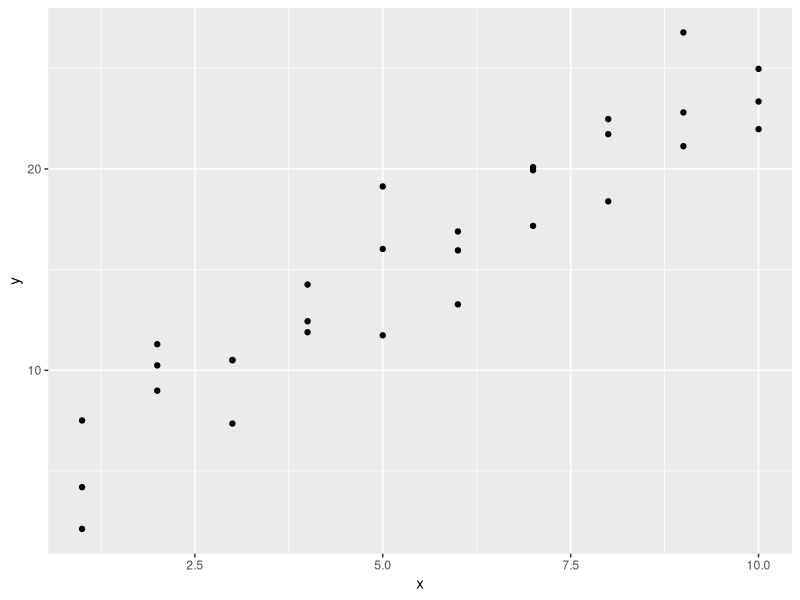
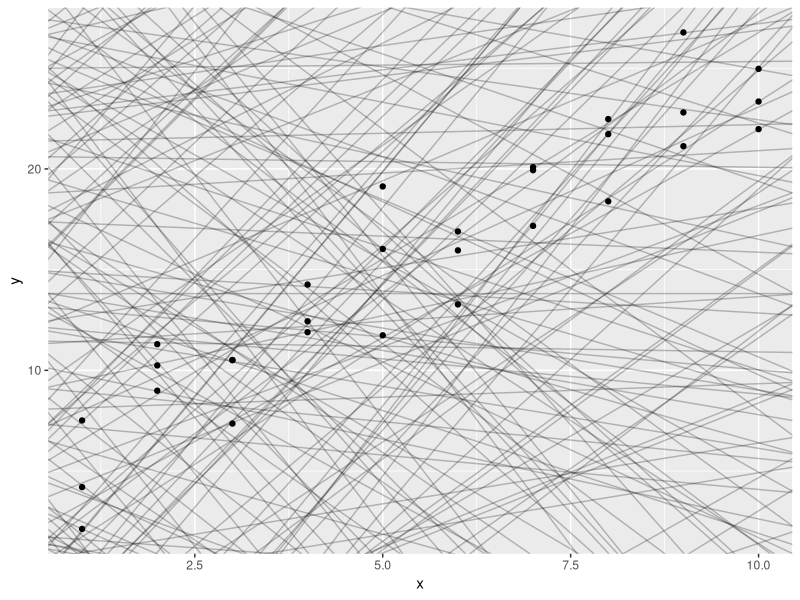
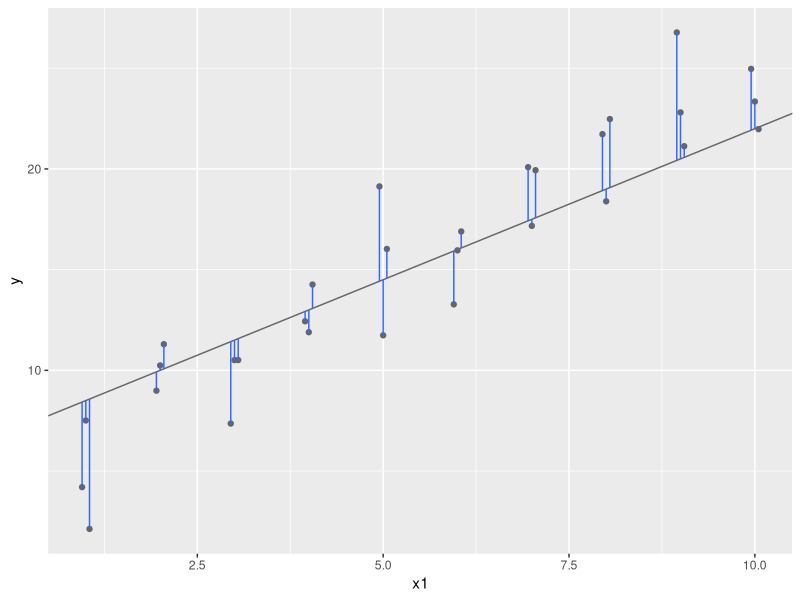
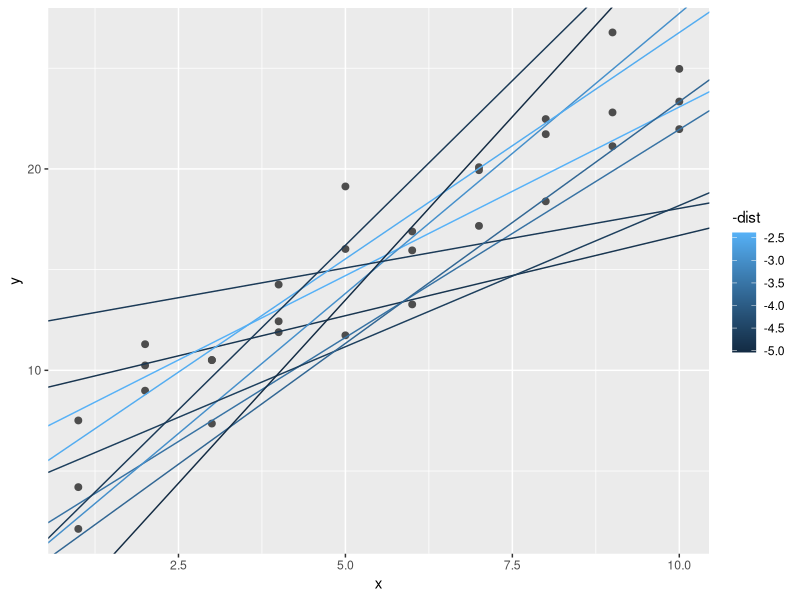
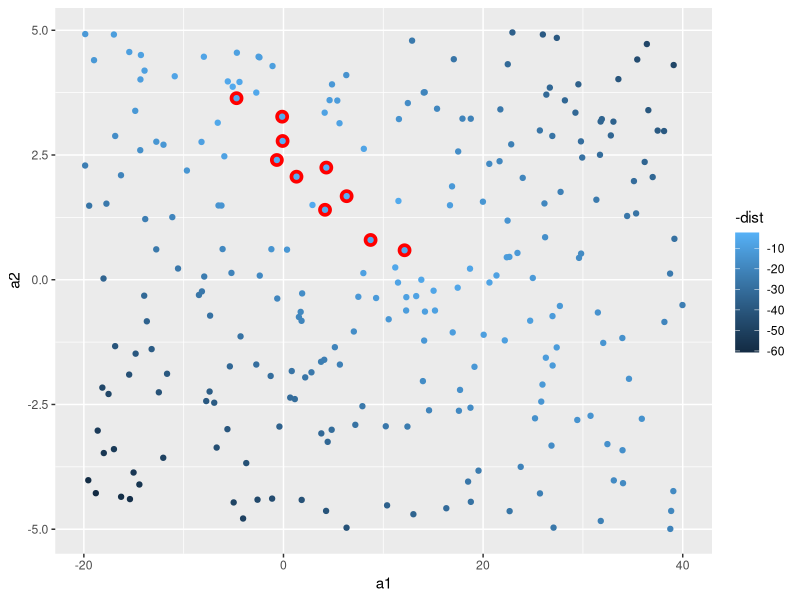
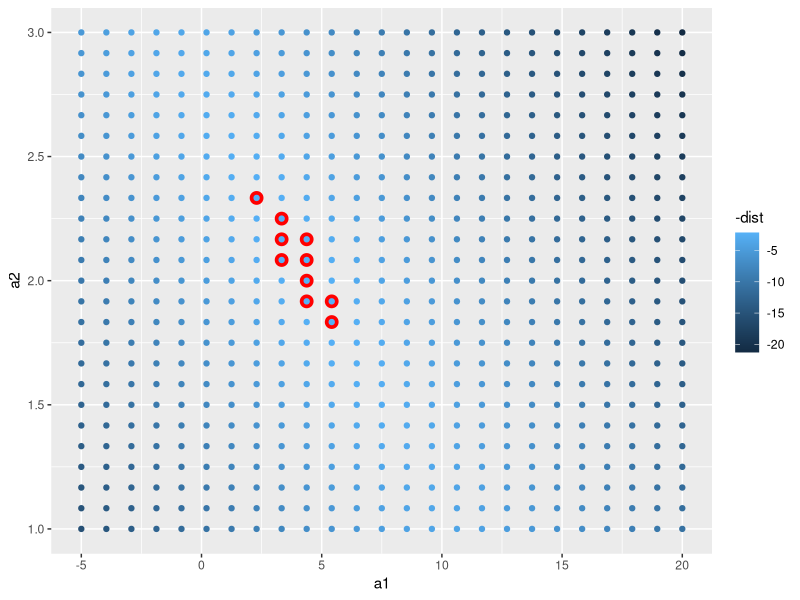
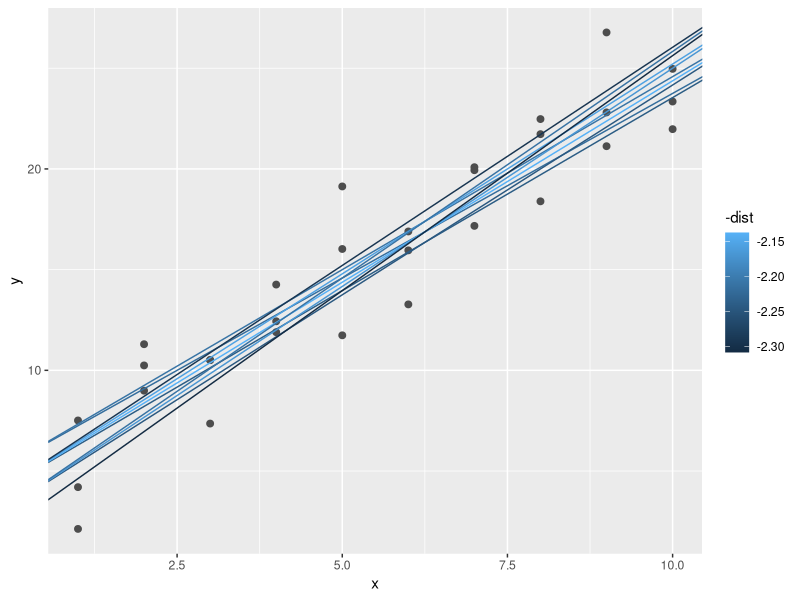
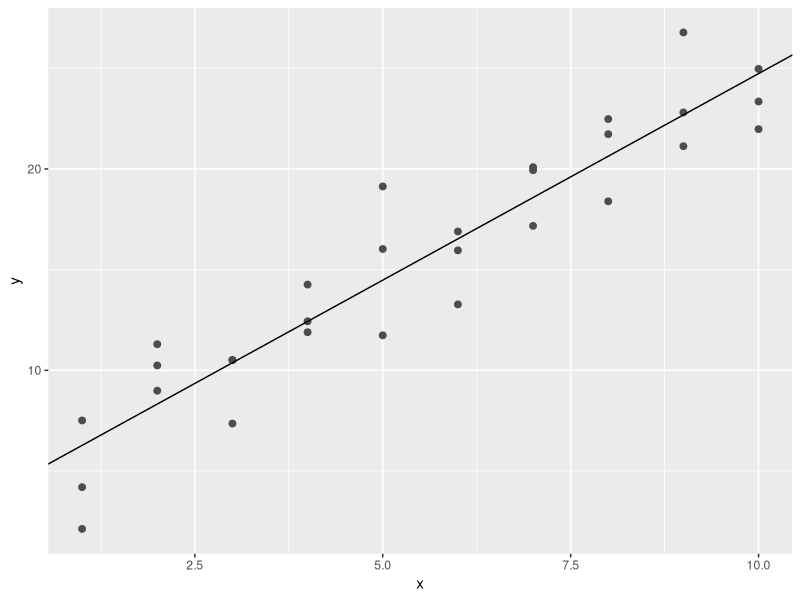

The R script that drew these images, in order: (Note: this script raises an error after producing the figures.)
## ---- chunk 1
library(tidyverse)

library(modelr)
options(na.action = na.warn)
## ---- chunk 2
ggplot(sim1, aes(x, y)) + 
  geom_point()
## ---- chunk 3
models <- tibble(
  a1 = runif(250, -20, 40),
  a2 = runif(250, -5, 5)
)

ggplot(sim1, aes(x, y)) + 
  geom_abline(aes(intercept = a1, slope = a2), data = models, alpha = 1/4) +
  geom_point() 
## ---- chunk 4
dist1 <- sim1 %>% 
  mutate(
    dodge = rep(c(-1, 0, 1) / 20, 10),
    x1 = x + dodge,
    pred = 7 + x1 * 1.5
  )

ggplot(dist1, aes(x1, y)) + 
  geom_abline(intercept = 7, slope = 1.5, colour = "grey40") +
  geom_point(colour = "grey40") +
  geom_linerange(aes(ymin = y, ymax = pred), colour = "#3366FF") 
## ---- chunk 5
model1 <- function(a, data) {
  a[1] + data$x * a[2]
}
model1(c(7, 1.5), sim1)
## ---- chunk 6
measure_distance <- function(mod, data) {
  diff <- data$y - model1(mod, data)
  sqrt(mean(diff ^ 2))
}
measure_distance(c(7, 1.5), sim1)
## ---- chunk 7
sim1_dist <- function(a1, a2) {
  measure_distance(c(a1, a2), sim1)
}

models <- models %>% 
  mutate(dist = purrr::map2_dbl(a1, a2, sim1_dist))
models
## ---- chunk 8
ggplot(sim1, aes(x, y)) + 
  geom_point(size = 2, colour = "grey30") + 
  geom_abline(
    aes(intercept = a1, slope = a2, colour = -dist), 
    data = filter(models, rank(dist) <= 10)
  )
## ---- chunk 9
ggplot(models, aes(a1, a2)) +
  geom_point(data = filter(models, rank(dist) <= 10), size = 4, colour = "red") +
  geom_point(aes(colour = -dist))
## ---- chunk 10
grid <- expand.grid(
  a1 = seq(-5, 20, length = 25),
  a2 = seq(1, 3, length = 25)
  ) %>% 
  mutate(dist = purrr::map2_dbl(a1, a2, sim1_dist))

grid %>% 
  ggplot(aes(a1, a2)) +
  geom_point(data = filter(grid, rank(dist) <= 10), size = 4, colour = "red") +
  geom_point(aes(colour = -dist)) 
## ---- chunk 11
ggplot(sim1, aes(x, y)) + 
  geom_point(size = 2, colour = "grey30") + 
  geom_abline(
    aes(intercept = a1, slope = a2, colour = -dist), 
    data = filter(grid, rank(dist) <= 10)
  )
## ---- chunk 12
best <- optim(c(0, 0), measure_distance, data = sim1)
best$par

ggplot(sim1, aes(x, y)) + 
  geom_point(size = 2, colour = "grey30") + 
  geom_abline(intercept = best$par[1], slope = best$par[2])
## ---- chunk 13
sim1_mod <- lm(y ~ x, data = sim1)
coef(sim1_mod)
## ---- chunk 14
    sim1a <- tibble(
      x = rep(1:10, each = 3),
      y = x * 1.5 + 6 + rt(length(x), df = 2)
    )
## ---- chunk 15
    measure_distance <- function(mod, data) {
      diff <- data$y - make_prediction(mod, data)
      mean(abs(diff))
    }
## ---- chunk 16
    model1 <- function(a, data) {
      a[1] + data$x * a[2] + a[3]
    }
## ---- chunk 17
grid <- sim1 %>% 
  data_grid(x) 
grid
## ---- chunk 18
grid <- grid %>% 
  add_predictions(sim1_mod) 
grid
## ---- chunk 19
ggplot(sim1, aes(x)) +
  geom_point(aes(y = y)) +
  geom_line(aes(y = pred), data = grid, colour = "red", size = 1)
## ---- chunk 20
sim1 <- sim1 %>% 
  add_residuals(sim1_mod)
sim1
## ---- chunk 21
ggplot(sim1, aes(resid)) + 
  geom_freqpoly(binwidth = 0.5)
## ---- chunk 22
ggplot(sim1, aes(x, resid)) + 
  geom_ref_line(h = 0) +
  geom_point() 
## ---- chunk 23
df <- tribble(
  ~y, ~x1, ~x2,
  4, 2, 5,
  5, 1, 6
)
model_matrix(df, y ~ x1)
## ---- chunk 24
model_matrix(df, y ~ x1 - 1)
## ---- chunk 25
model_matrix(df, y ~ x1 + x2)
## ---- chunk 26
df <- tribble(
  ~ sex, ~ response,
  "male", 1,
  "female", 2,
  "male", 1
)
model_matrix(df, response ~ sex)
## ---- chunk 27
ggplot(sim2) + 
  geom_point(aes(x, y))
## ---- chunk 28
mod2 <- lm(y ~ x, data = sim2)

grid <- sim2 %>% 
  data_grid(x) %>% 
  add_predictions(mod2)
grid
## ---- chunk 29
ggplot(sim2, aes(x)) + 
  geom_point(aes(y = y)) +
  geom_point(data = grid, aes(y = pred), colour = "red", size = 4)
## ---- chunk 30
tibble(x = "e") %>% 
  add_predictions(mod2)
## ---- chunk 31
ggplot(sim3, aes(x1, y)) + 
  geom_point(aes(colour = x2))
## ---- chunk 32
mod1 <- lm(y ~ x1 + x2, data = sim3)
mod2 <- lm(y ~ x1 * x2, data = sim3)
## ---- chunk 33
grid <- sim3 %>% 
  data_grid(x1, x2) %>% 
  gather_predictions(mod1, mod2)
grid
## ---- chunk 34
ggplot(sim3, aes(x1, y, colour = x2)) + 
  geom_point() + 
  geom_line(data = grid, aes(y = pred)) + 
  facet_wrap(~ model)
## ---- chunk 35
sim3 <- sim3 %>% 
  gather_residuals(mod1, mod2)

ggplot(sim3, aes(x1, resid, colour = x2)) + 
  geom_point() + 
  facet_grid(model ~ x2)
## ---- chunk 36
mod1 <- lm(y ~ x1 + x2, data = sim4)
mod2 <- lm(y ~ x1 * x2, data = sim4)

grid <- sim4 %>% 
  data_grid(
    x1 = seq_range(x1, 5), 
    x2 = seq_range(x2, 5) 
  ) %>% 
  gather_predictions(mod1, mod2)
grid
## ---- chunk 37
    seq_range(c(0.0123, 0.923423), n = 5)
    seq_range(c(0.0123, 0.923423), n = 5, pretty = TRUE)
## ---- chunk 38
    x1 <- rcauchy(100)
    seq_range(x1, n = 5)
    seq_range(x1, n = 5, trim = 0.10)
    seq_range(x1, n = 5, trim = 0.25)
    seq_range(x1, n = 5, trim = 0.50)
## ---- chunk 39
    x2 <- c(0, 1)
    seq_range(x2, n = 5)
    seq_range(x2, n = 5, expand = 0.10)
    seq_range(x2, n = 5, expand = 0.25)
    seq_range(x2, n = 5, expand = 0.50)
## ---- chunk 40
ggplot(grid, aes(x1, x2)) + 
  geom_tile(aes(fill = pred)) + 
  facet_wrap(~ model)
## ---- chunk 41
ggplot(grid, aes(x1, pred, colour = x2, group = x2)) + 
  geom_line() +
  facet_wrap(~ model)
ggplot(grid, aes(x2, pred, colour = x1, group = x1)) + 
  geom_line() +
  facet_wrap(~ model)
## ---- chunk 42
df <- tribble(
  ~y, ~x,
   1,  1,
   2,  2, 
   3,  3
)
model_matrix(df, y ~ x^2 + x)
model_matrix(df, y ~ I(x^2) + x)
## ---- chunk 43
model_matrix(df, y ~ poly(x, 2))
## ---- chunk 44
library(splines)
model_matrix(df, y ~ ns(x, 2))
## ---- chunk 45
sim5 <- tibble(
  x = seq(0, 3.5 * pi, length = 50),
  y = 4 * sin(x) + rnorm(length(x))
)

ggplot(sim5, aes(x, y)) +
  geom_point()
## ---- chunk 46
mod1 <- lm(y ~ ns(x, 1), data = sim5)
mod2 <- lm(y ~ ns(x, 2), data = sim5)
mod3 <- lm(y ~ ns(x, 3), data = sim5)
mod4 <- lm(y ~ ns(x, 4), data = sim5)
mod5 <- lm(y ~ ns(x, 5), data = sim5)

grid <- sim5 %>% 
  data_grid(x = seq_range(x, n = 50, expand = 0.1)) %>% 
  gather_predictions(mod1, mod2, mod3, mod4, mod5, .pred = "y")

ggplot(sim5, aes(x, y)) + 
  geom_point() +
  geom_line(data = grid, colour = "red") +
  facet_wrap(~ model)
## ---- chunk 47
df <- tribble(
  ~x, ~y,
  1, 2.2,
  2, NA,
  3, 3.5,
  4, 8.3,
  NA, 10
)

mod <- lm(y ~ x, data = df)
## ---- chunk 48
mod <- lm(y ~ x, data = df, na.action = na.exclude)
## ---- chunk 49
nobs(mod)
